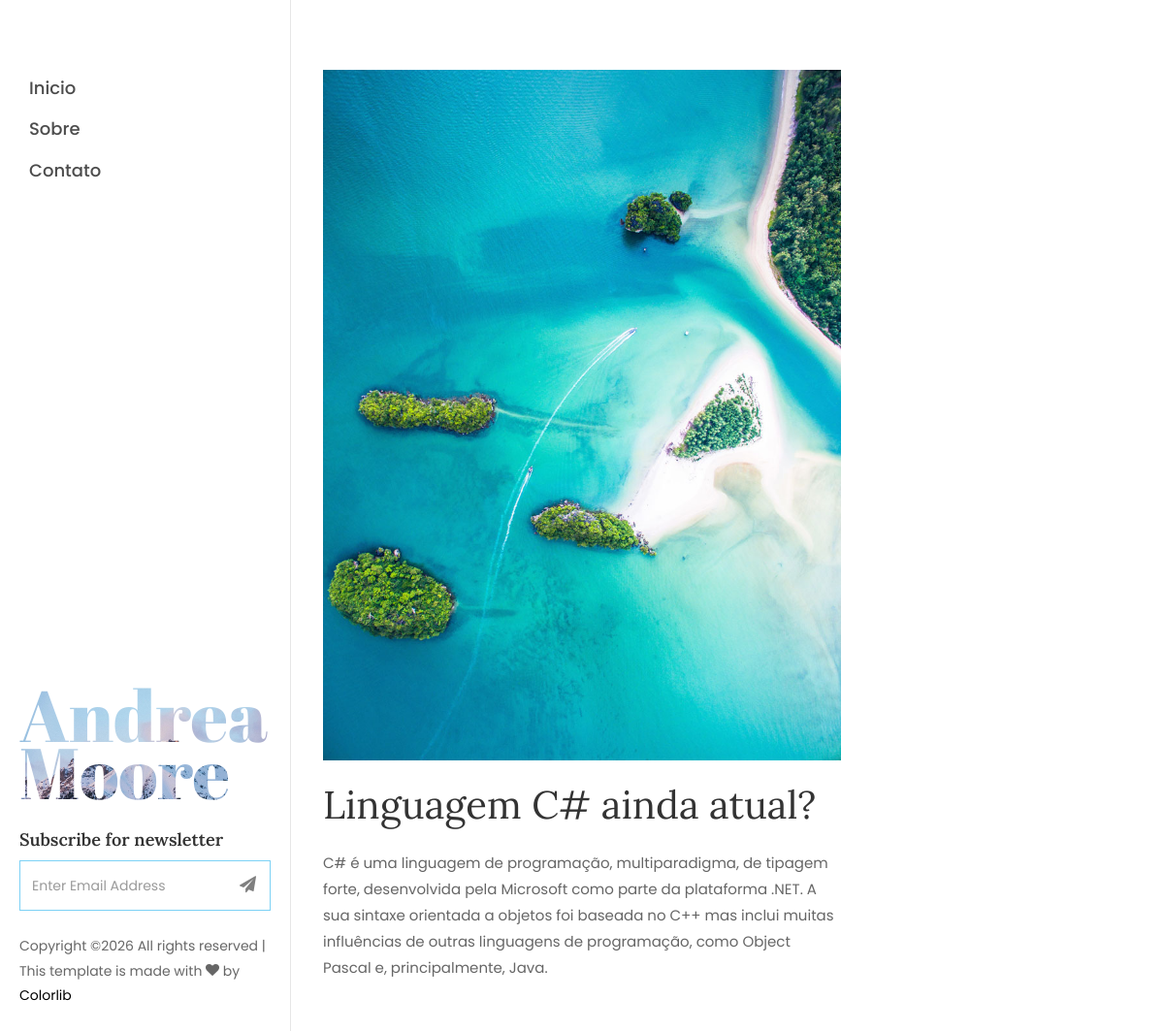
Page /blog/post/2 on the committed database.
### tables this page shows
CREATE TABLE IF NOT EXISTS `posts` (
  `id` INT NOT NULL AUTO_INCREMENT,
  `categoria_id` INT NOT NULL,
  `imagem` BLOB NOT NULL,
  `titulo` VARCHAR(150) NOT NULL,
  `descricao` TEXT NOT NULL,
  `autor` VARCHAR(150) NOT NULL,
  `data_criacao` TIMESTAMP NOT NULL DEFAULT CURRENT_TIMESTAMP ON UPDATE CURRENT_TIMESTAMP,
  PRIMARY KEY (`id`),
  CONSTRAINT `fk_posts_categorias` FOREIGN KEY (`categoria_id`) REFERENCES `categorias` (`id`) ON DELETE RESTRICT ON UPDATE RESTRICT
);

### application/controllers/Blog.php (called while the page is built, shortened)
<?php
class Blog extends CI_Controller
{
    public function __construct()
    {
        $this->load->model('Post_model');
        $this->load->model('Categoria_model');
        $this->load->helper('blog');
    }
    public function post($post_id)
    {
        $data['categorias'] = $this->Categoria_model->get_categorias();
        $data['post'] = $this->Post_model->get($post_id);
        $data['subview'] = 'post';
        $this->load->view('blog_layout', $data);
    }
}

### index.php (called while the page is built, shortened)
<?php
require_once BASEPATH.'core/CodeIgniter.php';

### application/core/MY_model.php (called while the page is built, shortened)
<?php
class MY_model extends CI_Model
{
    protected $table_name = '';
    protected $primary_key = 'id';
    public function get($id = NULL, $single = FALSE)
    {
        if ($id != NULL) {
            $this->db->where($this->primary_key, $id);
            $method = 'row';
        } else if ($single == TRUE) {
            $method = 'row';
        } else {
            $method = 'result';
        }
        $this->db->order_by('id', 'desc');
        return $this->db->get($this->table_name)->$method();
    }
}

### application/views/post.php (the view)
<div class="row pt-md-4">
    <p>
        <img src="<?= base_url('assets/images/' . $post->imagem) ?>" alt="" class="img-fluid">
    </p>
    <h1 class="mb-3"><?= $post->titulo ?></h1>
    <p><?= $post->descricao ?></p>
</div>

### rows in the picture
posts: imagem (picture), titulo "Linguagem C# ainda atual?", descricao "C# é uma linguagem de programação, multiparadigma, de tipagem forte, desenvolvida pela Microsoft como parte da plataforma .NET. A sua sintaxe orientada a objetos foi baseada no C++ mas inclui muitas influências de outras linguagens de programação, como Object Pascal e, principalmente, Java."
